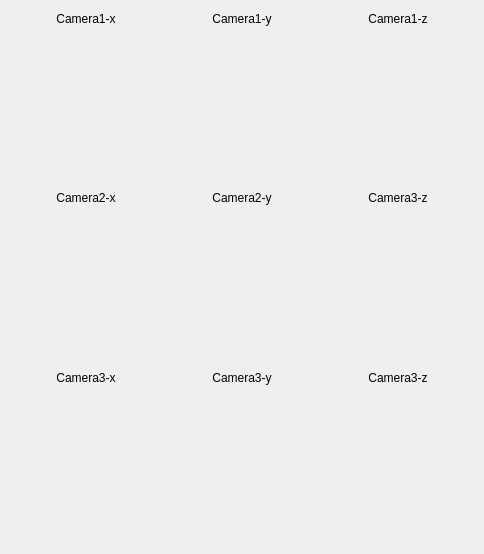
                              <widget class="QWidget" name="scrollAreaWidgetContents_2">
                               <property name="geometry">
                                <rect>
                                 <x>0</x>
                                 <y>0</y>
                                 <width>482</width>
                                 <height>554</height>
                                </rect>
                               </property>
                               <layout class="QVBoxLayout" name="verticalLayout_22">
                                <item>
                                 <layout class="QGridLayout" name="gridLayout_3">
                                  <item row="3" column="2">
                                   <widget class="PlotWidget" name="fft_Graph_5" native="true">
                                    <property name="minimumSize">
                                     <size>
                                      <width>150</width>
                                      <height>150</height>
                                     </size>
                                    </property>
                                   </widget>
                                  </item>
                                  <item row="1" column="2">
                                   <widget class="PlotWidget" name="fft_Graph_2" native="true">
                                    <property name="minimumSize">
                                     <size>
                                      <width>150</width>
                                      <height>150</height>
                                     </size>
                                    </property>
                                   </widget>
                                  </item>
                                  <item row="5" column="1">
                                   <widget class="PlotWidget" name="fft_Graph_7" native="true">
                                    <property name="minimumSize">
                                     <size>
                                      <width>150</width>
                                      <height>150</height>
                                     </size>
                                    </property>
                                   </widget>
                                  </item>
                                  <item row="2" column="1">
                                   <widget class="QLabel" name="label_11">
                                    <property name="maximumSize">
                                     <size>
                                      <width>16777215</width>
                                      <height>15</height>
                                     </size>
                                    </property>
                                    <property name="text">
                                     <string>Camera2-x</string>
                                    </property>
                                    <property name="alignment">
                                     <set>Qt::AlignCenter</set>
                                    </property>
                                   </widget>
                                  </item>
                                  <item row="0" column="4">
                                   <widget class="QLabel" name="label_9">
                                    <property name="text">
                                     <string>Camera1-z</string>
                                    </property>
                                    <property name="alignment">
                                     <set>Qt::AlignCenter</set>
                                    </property>
                                   </widget>
                                  </item>
                                  <item row="1" column="1">
                                   <widget class="PlotWidget" name="fft_Graph_1" native="true">
                                    <property name="minimumSize">
                                     <size>
                                      <width>150</width>
                                      <height>150</height>
                                     </size>
                                    </property>
                                   </widget>
                                  </item>
                                  <item row="3" column="1">
                                   <widget class="PlotWidget" name="fft_Graph_4" native="true">
                                    <property name="minimumSize">
                                     <size>
                                      <width>150</width>
                                      <height>150</height>
                                     </size>
                                    </property>
                                   </widget>
                                  </item>
                                  <item row="3" column="4">
                                   <widget class="PlotWidget" name="fft_Graph_6" native="true">
                                    <property name="minimumSize">
                                     <size>
                                      <width>150</width>
                                      <height>150</height>
                                     </size>
                                    </property>
                                   </widget>
                                  </item>
                                  <item row="1" column="4">
                                   <widget class="PlotWidget" name="fft_Graph_3" native="true">
                                    <property name="minimumSize">
                                     <size>
                                      <width>150</width>
                                      <height>150</height>
                                     </size>
                                    </property>
                                   </widget>
                                  </item>
                                  <item row="5" column="4">
                                   <widget class="PlotWidget" name="fft_Graph_9" native="true">
                                    <property name="minimumSize">
                                     <size>
                                      <width>150</width>
                                      <height>150</height>
                                     </size>
                                    </property>
                                   </widget>
                                  </item>
                                  <item row="2" column="4">
                                   <widget class="QLabel" name="label_12">
                                    <property name="text">
                                     <string>Camera3-z</string>
                                    </property>
                                    <property name="alignment">
                                     <set>Qt::AlignCenter</set>
                                    </property>
                                   </widget>
                                  </item>
                                  <item row="5" column="2">
                                   <widget class="PlotWidget" name="fft_Graph_8" native="true">
                                    <property name="minimumSize">
                                     <size>
                                      <width>150</width>
                                      <height>150</height>
                                     </size>
                                    </property>
                                   </widget>
                                  </item>
                                  <item row="2" column="2">
                                   <widget class="QLabel" name="label_10">
                                    <property name="text">
                                     <string>Camera2-y</string>
                                    </property>
                                    <property name="alignment">
                                     <set>Qt::AlignCenter</set>
                                    </property>
                                   </widget>
                                  </item>
                                  <item row="0" column="1">
                                   <widget class="QLabel" name="label_8">
                                    <property name="minimumSize">
                                     <size>
                                      <width>0</width>
                                      <height>15</height>
                                     </size>
                                    </property>
                                    <property name="maximumSize">
                                     <size>
                                      <width>16777215</width>
                                      <height>15</height>
                                     </size>
                                    </property>
                                    <property name="text">
                                     <string>Camera1-x</string>
                                    </property>
                                    <property name="alignment">
                                     <set>Qt::AlignCenter</set>
                                    </property>
                                   </widget>
                                  </item>
                                  <item row="0" column="2">
                                   <widget class="QLabel" name="label_7">
                                    <property name="text">
                                     <string>Camera1-y</string>
                                    </property>
                                    <property name="alignment">
                                     <set>Qt::AlignCenter</set>
                                    </property>
                                   </widget>
                                  </item>
                                  <item row="4" column="1">
                                   <widget class="QLabel" name="label_13">
                                    <property name="maximumSize">
                                     <size>
                                      <width>16777215</width>
                                      <height>15</height>
                                     </size>
                                    </property>
                                    <property name="text">
                                     <string>Camera3-x</string>
                                    </property>
                                    <property name="alignment">
                                     <set>Qt::AlignCenter</set>
                                    </property>
                                   </widget>
                                  </item>
                                  <item row="4" column="2">
                                   <widget class="QLabel" name="label_14">
                                    <property name="text">
                                     <string>Camera3-y</string>
                                    </property>
                                    <property name="alignment">
                                     <set>Qt::AlignCenter</set>
                                    </property>
                                   </widget>
                                  </item>
                                  <item row="4" column="4">
                                   <widget class="QLabel" name="label_15">
                                    <property name="text">
                                     <string>Camera3-z</string>
                                    </property>
                                    <property name="alignment">
                                     <set>Qt::AlignCenter</set>
                                    </property>
                                   </widget>
                                  </item>
                                 </layout>
                                </item>
                               </layout>
                              </widget>
